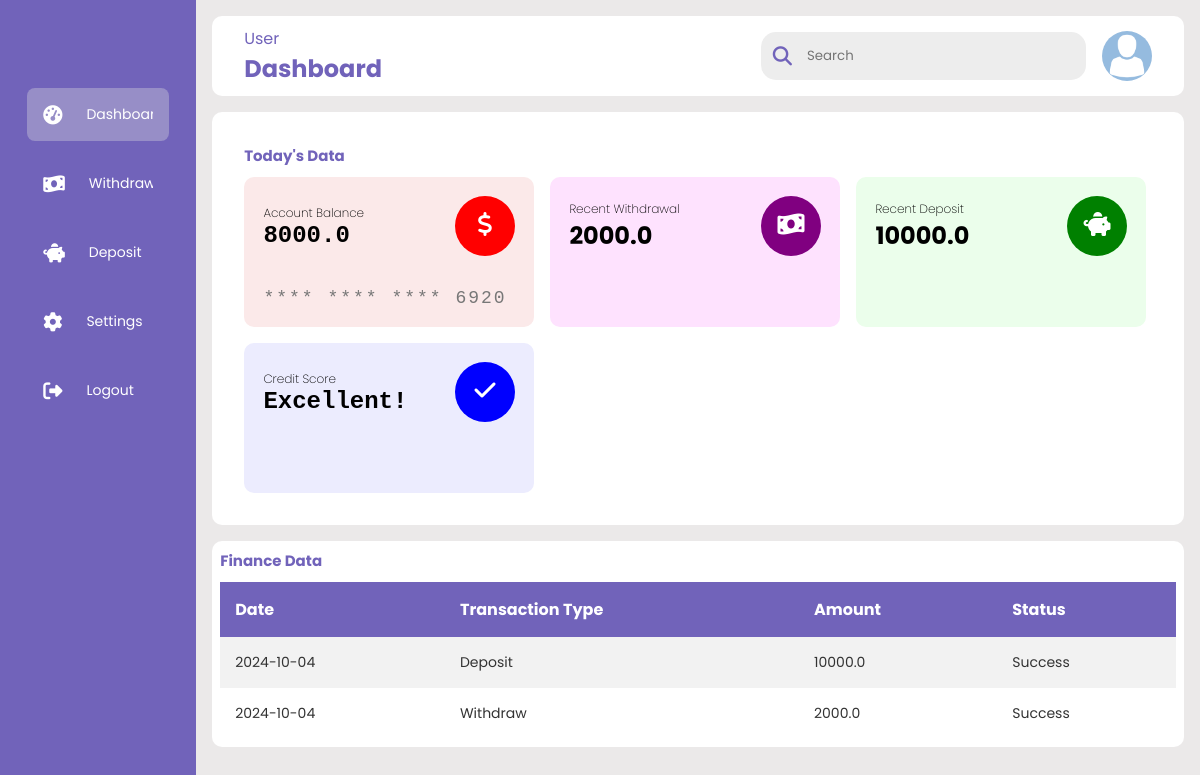
Before: /userdash (signed in) with the older database file.
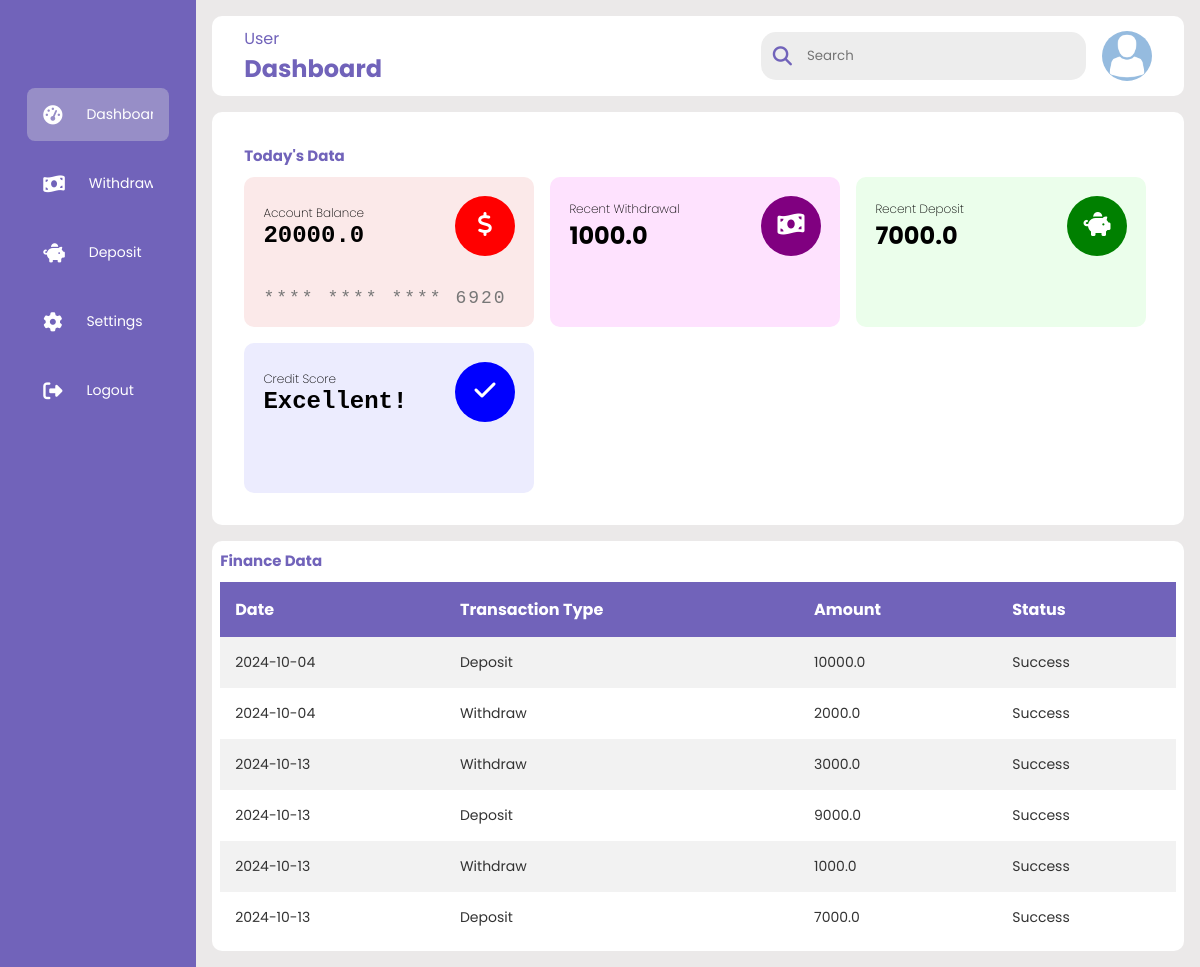
After: the same page with the newer database file.
### website/models.py (models this page shows)
class User(db.Model, UserMixin):
    id = db.Column(db.Integer, primary_key=True)
    username = db.Column(db.String(150), unique=True, nullable=False)
    email = db.Column(db.String(150), unique=True, nullable=False)
    password = db.Column(db.String(150))
    date_created = db.Column(db.DateTime(timezone=True), default=func.now())
    is_admin = db.Column(db.Boolean, default=False)
    balance = db.Column(db.Float, default=0.0)
    transactions = relationship('Transaction', backref='user')

class Transaction(db.Model):
    id = db.Column(db.Integer, primary_key=True)
    user_id = db.Column(db.Integer, db.ForeignKey('user.id'))
    transaction_date = db.Column(db.DateTime(timezone=True), default=func.now())
    transaction_type = db.Column(db.Boolean)  # True = deposit, False = withdraw
    amount = db.Column(db.Float)
    status = db.Column(db.Boolean)  # True = success, False = failed

### website/views.py (the view)
@views.route('/userdash', methods=['GET', 'POST'])
@login_required
def userdash():
    transactions = Transaction.query.filter_by(user_id=current_user.id).all()
    recent_withdrawal = next((t for t in reversed(transactions) if not t.transaction_type), None)
    recent_deposit = next((t for t in reversed(transactions) if t.transaction_type), None)
    return render_template("userdash.html", user=current_user, transactions=transactions, balance=current_user.balance, recent_withdrawal=recent_withdrawal, recent_deposit=recent_deposit)

### main.py (called while the page is built)
@app.before_request
def before_request():
    global last_request_time
    last_request_time = time.time()

### website/templates/userdash.html (shortened to what this page needs)
<!DOCTYPE html>
<html lang="en">
<head>
    <link rel="stylesheet" href="{{ url_for('static', filename='styleuser.css') }}">
    <link rel="stylesheet" href="https://cdnjs.cloudflare.com/ajax/libs/font-awesome/6.4.0/css/all.min.css" />
</head>
<body>
    <div class="sidebar">
        <div class="logo"></div>
        <ul class="menu">
            <li class="active">
                <a href="#">
                    <i class="fas fa-tachometer-alt"></i>
                    <span>Dashboard</span>
                </a>
            </li>
            <li>
                <a href="{{ url_for('views.show_withdraw_form') }}">
                    <i class="fas fa-money-bill-wave"></i>
                    <span>Withdraw</span>
                </a>
            </li>
            <li>
                <a href="{{ url_for('views.show_deposit_form') }}">
                    <i class="fas fa-piggy-bank"></i>
                    <span>Deposit</span>
                </a>
            </li>
            <li>
                <a href="#">
                    <i class="fas fa-cog"></i>
                    <span>Settings</span>
                </a>
            </li>
            <li class="logout">
                <a id="logout" href="/logout">
                    <i class="fas fa-sign-out-alt"></i>
                    <span>Logout</span>
                </a>
            </li>
        </ul>
    </div>
    <div class="main--content">
        <div class="header--wrapper">
            <div class="header--title">
                <span>User</span>
                <h2>Dashboard</h2>
            </div>
            <div class="user--info">
                <div class="search--box">
                    <i class="fa-solid fa-search"></i>
                    <input type="text" placeholder="Search" />
                </div>
                <img src="{{ url_for('static', filename='images/placeholderpicture.jpg') }}">
            </div>
        </div>
        <div class="card--container">
            <h3 class="main--title">Today's Data</h3>
            <div class="card--wrapper">
                <div class="payment--card light-red">
                    <div class="card--header">
                        <div class="amount">
                            <span class="title">Account Balance</span>
                            <span class="amount--value">{{ balance }}</span>
                        </div>
                        <i class="fas fa-dollar-sign icon"></i>
                    </div>
                    <span class="card-detail">**** **** **** 6920</span>
                </div>
                <div class="payment--card light-purple">
                    <div class="card--header">
                        <div class="amount">
                            <span class="title">Recent Withdrawal </span>
                            <h2>{{ recent_withdrawal.amount }}</h2>
                        </div>
                        <i class="fas fa-money-bill-wave icon dark-purple"></i>
                    </div>
                </div>
                <div class="payment--card light-green">
                    <div class="card--header">
                        <div class="amount">
                            <span class="title">Recent Deposit</span>
                            <h2>{{ recent_deposit.amount }}</h2>
                        </div>
                        <i class="fas fa-piggy-bank icon dark-green"></i>
                    </div>
                </div>
                <div class="payment--card light-blue">
                    <div class="card--header">
                        <div class="amount">
                            <span class="title">Credit Score</span>
                            <span class="amount--value">Excellent!</span>
                        </div>
                        <i class="fa-solid fa-check icon dark-blue"></i>
                    </div>
                </div>
            </div>
        </div>
        <div class="tabular--wrapper">
            <h3 class="main--title">Finance Data</h3>
            <div class="table-container">
                <table>
                    <thead>
                        <tr>
                            <th>Date</th>
                            <th>Transaction Type</th>
                            <th>Amount</th>
                            <th>Status</th>
                        </tr>
                    </thead>
                    <tbody>
                        {% for transaction in transactions %}
                            <tr>
                                <td>{{ transaction.transaction_date.strftime('%Y-%m-%d') }}</td>
                                <td>{{ 'Deposit' if transaction.transaction_type else 'Withdraw' }}</td>
                                <td>{{ transaction.amount }}</td>
                                <td>{{ 'Success' if transaction.status else 'Failed' }}</td>
                            </tr>
                        {% endfor %}
                    </tbody>
                </table>
            </div>
        </div>
    </div>
</body>
</html>

### website/static/styleuser.css (style rules this page uses)
* { margin: 0; padding: 0; border: none; outline: none; box-sizing: border-box; font-family: 'Poppins', sans-serif; }
html, body { height: 100%; }
body { display: flex; }
.sidebar { position: sticky; top: 0; left: 0; width: 115px; height: 100vh; padding: 0 1.7rem; color: #fff; overflow: hidden; transition: all 0.5s linear; background: rgba(113, 99, 186, 255); }
.logo { height: 80px; padding: 16px; }
.menu { display: flex; flex-direction: column; height: calc(100% - 80px - 50px); position: relative; list-style: none; padding: 0; overflow-y: auto; }
.menu li { padding: 1rem; margin: 8px 0; border-radius: 8px; transition: all 0.5s ease-in-out; }
.menu li:hover, .active { background: #e0e0e058; }
.menu a { color: #fff; font-size: 14px; text-decoration: none; display: flex; align-items: center; gap: 1.5rem; }
.menu a span { overflow: hidden; }
.menu a i { font-size: 1.2rem; }
.logout { margin-top: auto; padding: 1rem; border-radius: 8px; transition: all 0.5s ease-in-out; }
.logout a { color: #fff; font-size: 14px; text-decoration: none; display: flex; align-items: center; gap: 1.5rem; }
.main--content { background: #ebe9e9; flex-grow: 1; padding: 1rem; overflow-y: auto; }
.header--wrapper img { width: 50px; height: 50px; cursor: pointer; border-radius: 50%; }
.header--wrapper { display: flex; justify-content: space-between; align-items: center; flex-wrap: wrap; background: #fff; border-radius: 10px; padding: 10px 2rem; margin-bottom: 1rem; }
.header--title { color: rgba(113, 99, 186, 255); }
.user--info { display: flex; align-items: center; gap: 1rem; }
.search--box { background: rgb(237, 237, 237); border-radius: 15px; color: rgba(113, 99, 186, 255); display: flex; align-items: center; gap: 5px; padding: 4px 12px; }
.search--box input { background: transparent; padding: 10px; }
.search--box i { font-size: 1.2rem; cursor: pointer; transition: all 0.5s ease-out; }
.card--container { background: #fff; padding: 2rem; border-radius: 10px; }
.card--wrapper { display: flex; flex-wrap: wrap; gap: 1rem; }
.main--title { color: rgba(113, 99, 186, 255); padding-bottom: 10px; font-size: 15px; }
.payment--card { background: rgb(229, 223, 223); border-radius: 10px; padding: 1.2rem; width: 290px; height: 150px; display: flex; flex-direction: column; justify-content: space-between; transition: all 0.5s ease-in-out; }
.card--header { display: flex; justify-content: space-between; align-items: center; margin-bottom: 20px; }
.amount { display: flex; flex-direction: column; }
.title { font-size: 12px; font-weight: 200; }
.amount--value { font-size: 24px; font-family: "Courier New", Courier, monospace; font-weight: 600; }
.icon { color: #fff; padding: 1rem; height: 60px; width: 60px; text-align: center; border-radius: 50%; font-size: 1.5rem; background: red; }
.card-detail { font-size: 18px; color: #777777; letter-spacing: 2px; font-family: "Courier New", Courier, monospace; }
.light-red { background: rgb(251, 233, 233); }
.light-purple { background: rgb(254, 226, 254); }
.light-green { background: rgb(235, 254, 235); }
.light-blue { background: rgb(236, 236, 254); }
.dark-purple { background: purple; }
.dark-green { background: green; }
.dark-blue { background: blue; }
.tabular--wrapper { background: #fff; margin-top: 1rem; border-radius: 10px; padding: 0.5rem; }
.table-container { width: 100%; }
table { width: 100%; border-collapse: collapse; }
thead { background: rgba(113, 99, 186, 255); color: #fff; }
th { padding: 15px; text-align: left; }
tbody { background: #f2f2f2; }
td { padding: 15px; font-size: 14px; color: #333; }
tr:nth-child(even) { background: #fff; }

Changed rows visible on the page:
changed User: balance "8000.0" → "20000.0"
added Transaction: amount "1000.0", transaction_type "Withdraw", status "Success"
added Transaction: amount "7000.0", transaction_type "Deposit", status "Success"
added Transaction: transaction_type "Withdraw", status "Success"
added Transaction: transaction_type "Deposit", status "Success"
Other visible differences:
{{ recent_withdrawal.amount }}: "2000.0" → "1000.0"
{{ recent_deposit.amount }}: "10000.0" → "7000.0"
